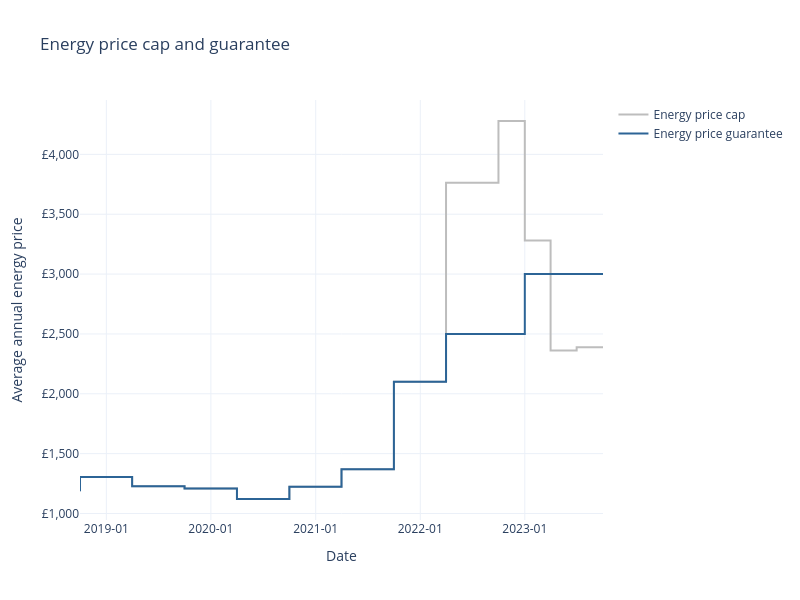

The code cell stored with this chart in its notebook:
### Code cell
from policyengine_uk import CountryTaxBenefitSystem
import plotly.express as px
import pandas as pd

system = CountryTaxBenefitSystem()
ofgem = system.parameters.gov.ofgem

cap = pd.DataFrame(
    {
        "Date": [
            parameter.instant_str for parameter in ofgem.energy_price_cap.values_list
        ],
        "Energy price cap": [
            parameter.value for parameter in ofgem.energy_price_cap.values_list
        ],
    }
)
guarantee = pd.DataFrame(
    {
        "Date": [
            parameter.instant_str
            for parameter in ofgem.energy_price_guarantee.values_list
        ],
        "Energy price guarantee": [
            parameter.value for parameter in ofgem.energy_price_guarantee.values_list
        ],
    }
)
df = cap.merge(guarantee, on="Date", how="outer").sort_values("Date")

px.line(
    df,
    x="Date",
    y=["Energy price cap", "Energy price guarantee"],
    title="Energy price cap and guarantee",
    color_discrete_sequence=["#BDBDBD", "#2C6496"],
).update_layout(
    yaxis_title="Average annual energy price",
    yaxis_tickprefix="£",
    yaxis_tickformat=",.0f",
    xaxis_title="Date",
    xaxis_tickformat="%Y-%m",
    height=600,
    width=800,
    legend_title_text="",
    template="plotly_white",
).update_traces(
    line_shape="hv",
)

### Figure 1 — Plotly figure (JSON) as saved in the notebook; plotly's stock layout.template omitted (floating-point values rounded to 4 significant figures)
{"data": [{"hovertemplate": "variable=Energy price cap<br>Date=%{x}<br>value=%{y}<extra></extra>", "legendgroup": "Energy price cap", "line": {"color": "#BDBDBD", "dash": "solid", "shape": "hv"}, "marker": {"symbol": "circle"}, "mode": "lines", "name": "Energy price cap", "orientation": "v", "showlegend": true, "type": "scatter", "x": ["2023-10-01", "2023-07-01", "2023-04-01", "2023-01-01", "2022-10-01", "2022-04-01", "2021-10-01", "2021-04-01", "2020-10-01", "2020-04-01", "2019-10-01", "2019-04-01", "2018-10-01"], "xaxis": "x", "y": [2389, 2362, 3280, 4279, 3764, 2100, 1370, 1223, 1121, 1209, 1227, 1305, 1186], "yaxis": "y"}, {"hovertemplate": "variable=Energy price guarantee<br>Date=%{x}<br>value=%{y}<extra></extra>", "legendgroup": "Energy price guarantee", "line": {"color": "#2C6496", "dash": "solid", "shape": "hv"}, "marker": {"symbol": "circle"}, "mode": "lines", "name": "Energy price guarantee", "orientation": "v", "showlegend": true, "type": "scatter", "x": ["2023-10-01", "2023-07-01", "2023-04-01", "2023-01-01", "2022-10-01", "2022-04-01", "2021-10-01", "2021-04-01", "2020-10-01", "2020-04-01", "2019-10-01", "2019-04-01", "2018-10-01"], "xaxis": "x", "y": [3000, 3000, 3000, 2500, 2500, 2100, 1370, 1223, 1121, 1209, 1227, 1305, 1186], "yaxis": "y"}], "layout": {"height": 600, "legend": {"title": {"text": ""}, "tracegroupgap": 0}, "title": {"text": "Energy price cap and guarantee"}, "width": 800, "xaxis": {"anchor": "y", "domain": [0, 1], "tickformat": "%Y-%m", "title": {"text": "Date"}}, "yaxis": {"anchor": "x", "domain": [0, 1], "tickformat": ",.0f", "tickprefix": "£", "title": {"text": "Average annual energy price"}}}}
